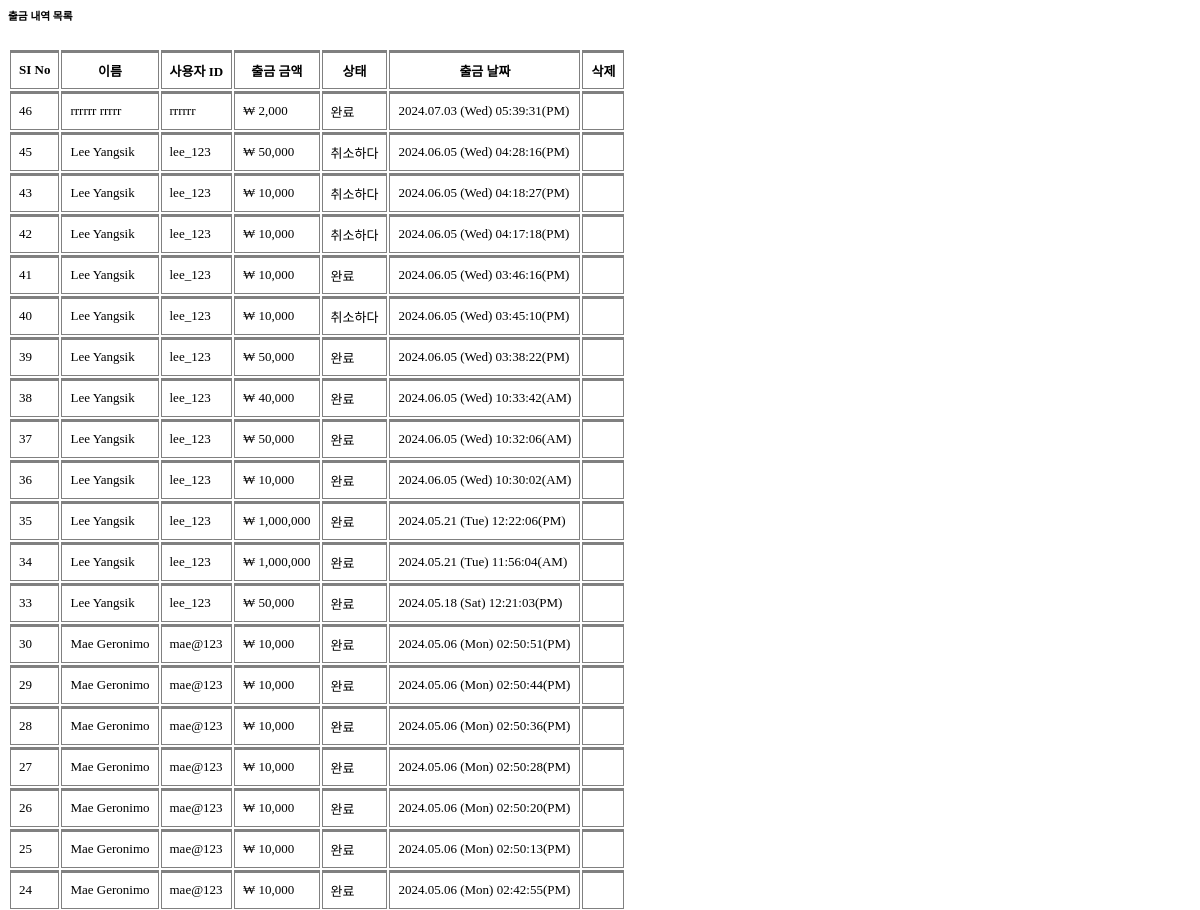
/admin/view_users_withdrawal.php (upper part), run on an earlier commit of the app's database.
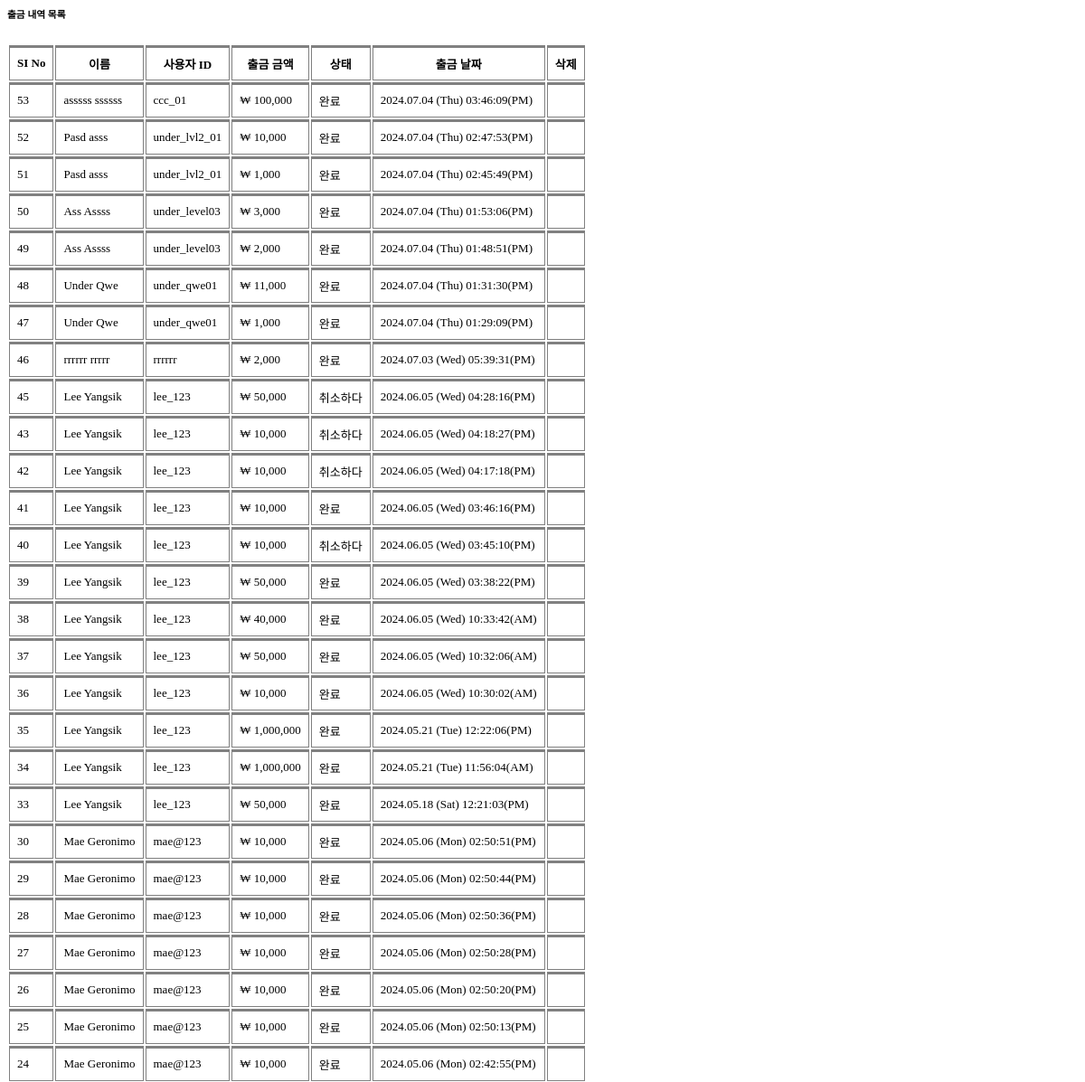
And on a later commit of the database.
### tables this page shows
CREATE TABLE `users_withdrawal` (
  `id` int(11) NOT NULL,
  `referal_code` varchar(255) NOT NULL,
  `userid` varchar(255) NOT NULL,
  `name` varchar(255) NOT NULL,
  `user_id` varchar(255) NOT NULL,
  `amount_withdrawal` varchar(255) NOT NULL DEFAULT '0',
  `bank_name` varchar(100) NOT NULL,
  `bank_acct_num` int(100) NOT NULL,
  `status` varchar(255) NOT NULL,
  `date_withdrawal` datetime NOT NULL DEFAULT current_timestamp()
);

### admin/view_users_withdrawal.php (the view, shortened to what this page needs)
<div class="container-fluid pt-4 px-4">
    <div class="row g-4">
        <div class="col-sm-12">
            <div class="bg-secondary rounded h-100 p-4">
                <div>
                <h6 class="mb-4 text-center">출금 내역 목록
                    </h6>
                </div>
                <div class="table-responsive text-center">
                    <table class="table table-bordered text-white text-center" style="font-size: small;" id="myTable">
                        <thead>
                            <tr>
                                <th class="text-center">SI No</th>
                                <th class="text-center">이름</th>
                                <th class="text-center">사용자 ID</th>
                                <th class="text-center">출금 금액</th>
                                <th class="text-center">상태</th>
                                <th class="text-center">출금 날짜</th>
                                <th class="text-center">삭제</th>
                            </tr>
                        </thead>
                        <tbody>
                            <?php
                            include "./inc/connect.php";
                            $get_users = "Select * from users_withdrawal order by `date_withdrawal` DESC";
                            $result_query = mysqli_query($conn, $get_users);
                            while ($run_query = mysqli_fetch_array($result_query)) {
                                $id = $run_query['id'];
                                $name = $run_query['name'];
                                $userid = $run_query['userid'];
                                $amount_withdrawal = $run_query['amount_withdrawal'];
                                $created_at = date('Y.m.d (D) h:i:s(A)', strtotime($run_query['date_withdrawal']))
                            ?>
                                <tr >
                                    <td><?php echo $id ?></td>
                                    <td><?php echo $name ?></td>
                                    <td><?php echo $userid ?></td>
                                    <td>₩ <?php echo number_format($amount_withdrawal) ?></td>
                                    <td>
                                    <?php
                                        if ($run_query['status'] == '출금완료') {
                                            echo '<span class="badge bg-success">완료</span>';
                                        } else if($run_query['status'] == '취소'){
                                            echo '<span class="badge bg-danger">취소하다</span>';
                                        }
                                        else{
                                            echo '<span class="badge bg-danger">Pending</span>';
                                        }
                                        ?>
                                    </td>
                                    <td> <?php echo $created_at ?></td>
                                    <td><a href='index.php?admin_delete_withdrawals=<?php echo $id ?>' class='text-danger'><i class='fa-solid fa-trash-can'></i></a></td>
                                </tr>
                            <?php
                            }
                            ?>
                        </tbody>
                    </table>
                </div>
            </div>
        </div>
    </div>
</div>

What changed in the data, as far as the page shows it:
added users_withdrawal: id "53", name "asssss ssssss", userid "ccc_01", amount_withdrawal "100,000", status "완료", date_withdrawal "2024.07.04 (Thu) 03:46:09(PM)"
added users_withdrawal: id "52", name "Pasd asss", userid "under_lvl2_01", amount_withdrawal "10,000", status "완료", date_withdrawal "2024.07.04 (Thu) 02:47:53(PM)"
added users_withdrawal: id "51", name "Pasd asss", userid "under_lvl2_01", amount_withdrawal "1,000", status "완료", date_withdrawal "2024.07.04 (Thu) 02:45:49(PM)"
added users_withdrawal: id "50", name "Ass Assss", userid "under_level03", amount_withdrawal "3,000", status "완료", date_withdrawal "2024.07.04 (Thu) 01:53:06(PM)"
added users_withdrawal: id "49", name "Ass Assss", userid "under_level03", amount_withdrawal "2,000", status "완료", date_withdrawal "2024.07.04 (Thu) 01:48:51(PM)"
added users_withdrawal: id "48", name "Under Qwe", userid "under_qwe01", amount_withdrawal "11,000", status "완료", date_withdrawal "2024.07.04 (Thu) 01:31:30(PM)"
added users_withdrawal: id "47", name "Under Qwe", userid "under_qwe01", amount_withdrawal "1,000", status "완료", date_withdrawal "2024.07.04 (Thu) 01:29:09(PM)"
